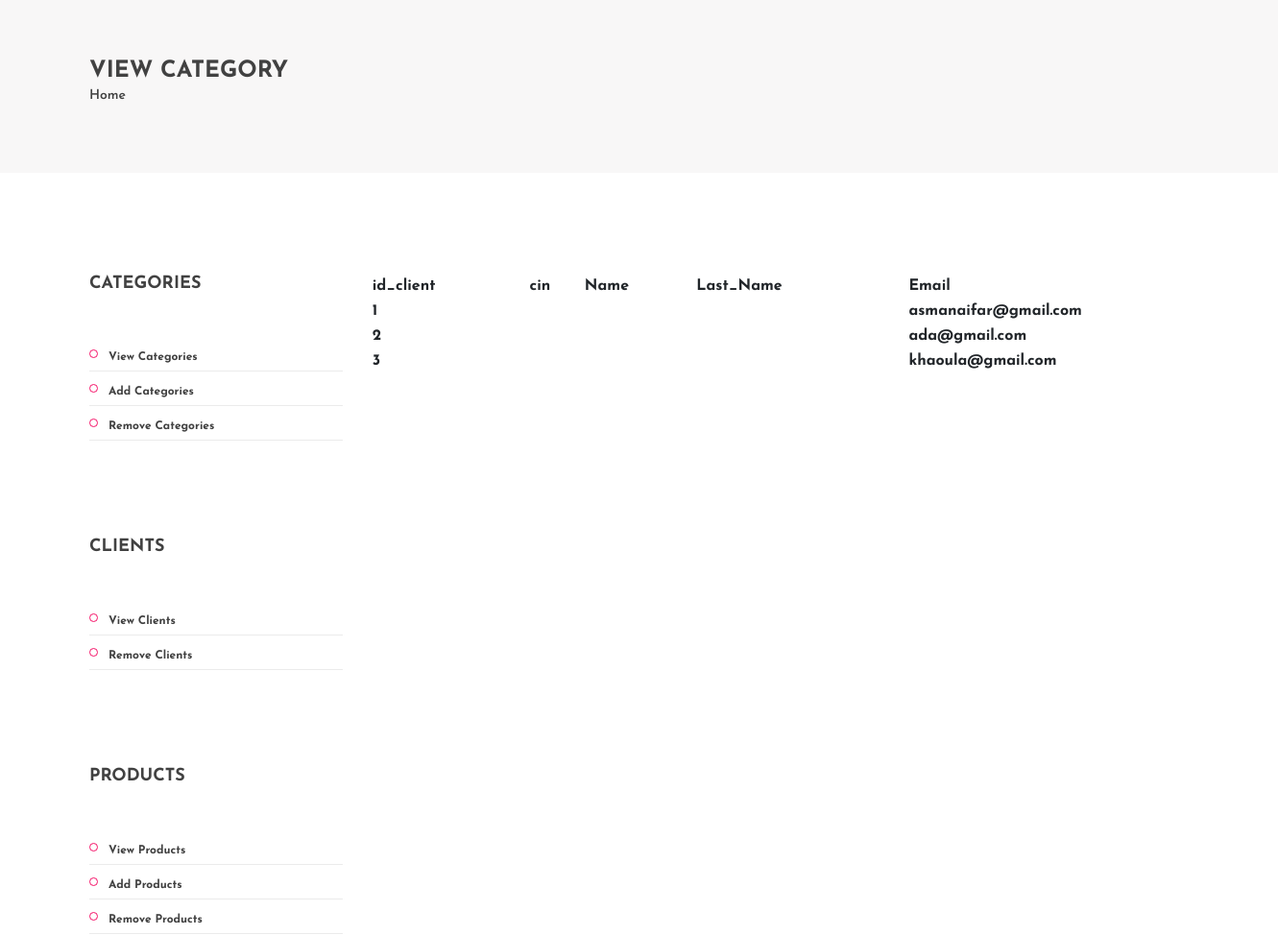
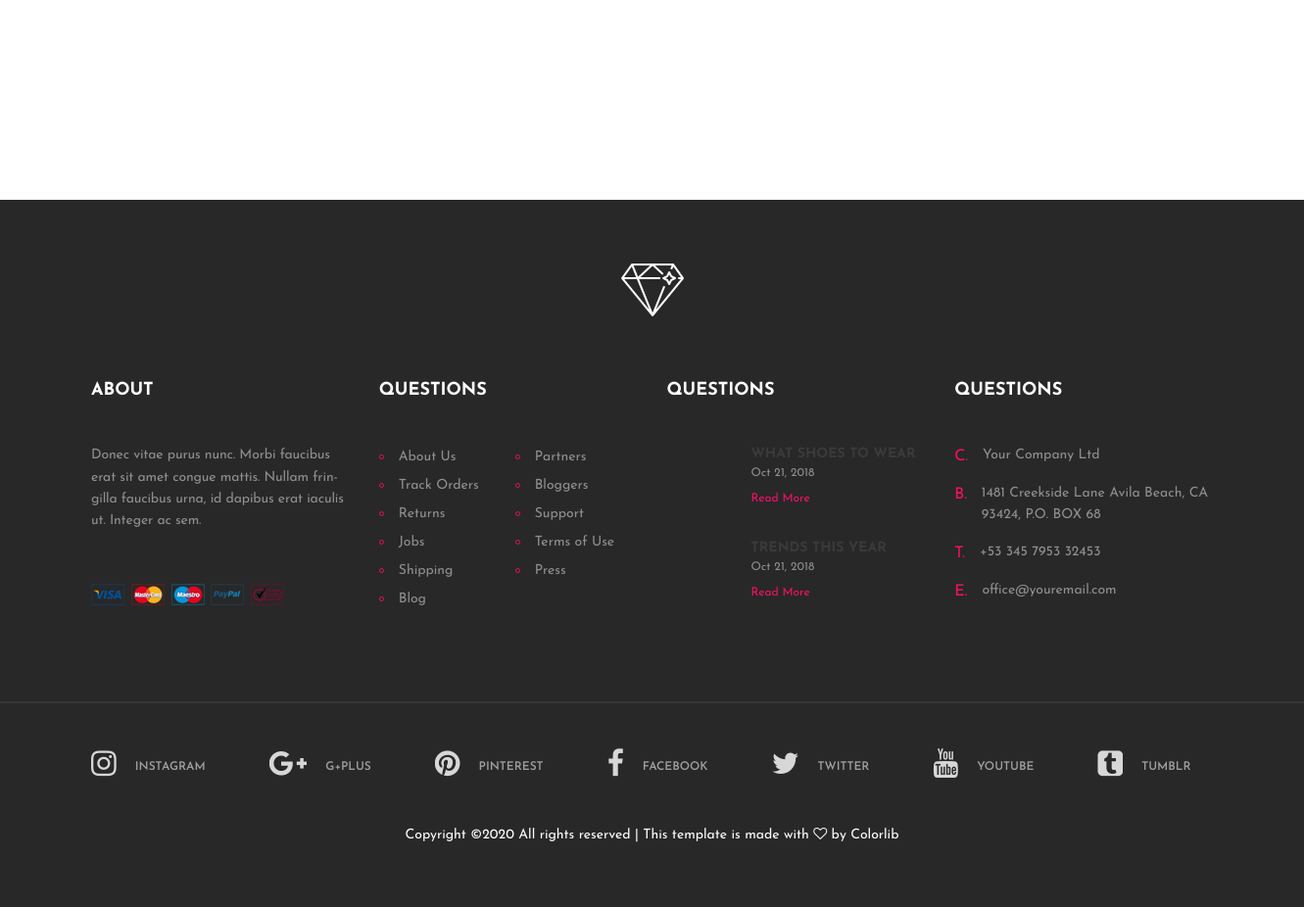
Screenshot of /Diamond/viewclient.php with the database file from the repository (2 pictures, top to bottom).
### tables this page shows
CREATE TABLE IF NOT EXISTS `client` (
  `id_client` int(10) NOT NULL AUTO_INCREMENT,
  `cin` int(8) DEFAULT NULL,
  `nom` varchar(250) DEFAULT NULL,
  `prenom` varchar(250) DEFAULT NULL,
  `sexe` varchar(1) DEFAULT NULL,
  `adresse` varchar(250) DEFAULT NULL,
  `téléphone` int(11) DEFAULT NULL,
  `email` varchar(250) NOT NULL,
  `status` varchar(10) DEFAULT NULL,
  `login` varchar(250) NOT NULL,
  `password` varchar(250) NOT NULL,
  `point_fidalité` int(10) DEFAULT NULL,
  PRIMARY KEY (`id_client`)
);

### Diamond/viewclient.php (the view)
<?php require 'headerAdmin.php';?>
    <div class="page-top-info">
        <div class="container">
            <h4>View Category</h4>
            <div class="site-pagination">
                <a href="index.php">Home</a>
            </div>
        </div>
    </div>
    <section class="category-section spad">
        <div class="container">
            <div class="row">
                <div class="col-lg-3 order-2 order-lg-1">
                    <div class="filter-widget">
                        <h2 class="fw-title">Categories</h2>
                        <ul class="category-menu">
                            <li><a href="viewcat.php"><Strong>View Categories</Strong></i></a></li>
                            <li><a href="addcat.php"><Strong>Add Categories</Strong></a></li>
                            <li><a href="removecat.php"><Strong>Remove Categories</Strong></a></li>
                        </ul>
                    </div>
                    <div class="filter-widget">
                        <h2 class="fw-title">Clients</h2>
                        <ul class="category-menu">
                            <li><a href="viewclient"><Strong>View Clients</Strong></i></a></li>
                            <li><a href="removeclient"><Strong>Remove Clients</Strong></a></li>
                        </ul>
                    </div>
                    <div class="filter-widget">
                        <h2 class="fw-title">Products</h2>
                        <ul class="category-menu">
                            <li><a href="viewproduct"><Strong>View Products</Strong></i></a></li>
                            <li><a href="addproduct"><Strong>Add Products</Strong></a></li>
                            <li><a href="removeproduct"><Strong>Remove Products</Strong></a></li>
                        </ul>
                    </div>
                </div>
                <div class="col-lg-9  order-1 order-lg-2 mb-5 mb-lg-0">
        <?php
$dbloc = 'localhost';
$user = 'root';
$pass = '';
$dbname = 'diamant';
$dbc = mysqli_connect($dbloc, $user, $pass, $dbname)
   or die ('Error connecting to MySQL Server!');
   $resultat = mysqli_query($dbc, 'SELECT id_client,cin,nom,prenom,email FROM client'); ?>
    <table  width="1000" >
                <tr>
                    <th>id_client</th>
                    <th>cin</th>
                    <th>Name</th>
                    <th>Last_Name</th>
                    <th>Email</th>
                </tr>
   <?php
   if ($resultat == FALSE) {
      echo "Echec de l exécution de la requête.<br />";
   }
   else {
      while ($ligne = mysqli_fetch_array($resultat)) {  ?>
        <tr>
                    <th><?php echo$ligne['id_client'];?></th>
                    <th><?php echo $ligne['cin'];?></th>
                    <th><?php echo $ligne['nom'];?></th>
                    <th><?php echo $ligne['prenom'];?></th>
                    <th><?php echo $ligne['email'];?></th>
                </tr>
<?php }
  }?>
</table>
        </div>
    </section>
    <?php require 'footer.php';?>

### Diamond/css/style.css (style rules this page uses)
html, body { height: 100%; font-family: 'Josefin Sans', sans-serif; -webkit-font-smoothing: antialiased; font-smoothing: antialiased; }
h1, h2, h3, h4, h5, h6 { margin: 0; color: #111111; font-weight: 600; }
h2 { font-size: 36px; }
h4 { font-size: 24px; }
ul, ol { padding: 0; margin: 0; }
.spad { padding-top: 105px; padding-bottom: 105px; }
.page-top-info { background: #f8f7f7; padding: 60px 0 70px; }
.page-top-info h4 { color: #414141; font-weight: 700; text-transform: uppercase; }
.site-pagination { font-size: 14px; font-weight: 600; color: #414141; }
.site-pagination a { display: inline-block; font-size: 14px; color: #414141; }
.filter-widget { margin-bottom: 100px; }
.filter-widget .fw-title { font-size: 18px; font-weight: 700; color: #414141; text-transform: uppercase; margin-bottom: 45px; }
.category-menu { list-style: none; }
.category-menu li a { display: block; position: relative; font-size: 12px; color: #414141; border-bottom: 1px solid #ebebeb; padding: 12px 0 5px 20px; }
.category-menu li a:after { position: absolute; content: ""; width: 9px; height: 9px; left: 0; top: 13px; border: 1px solid #f51167; border-radius: 50%; }
@media (min-width: 1200px) { .container { max-width: 1175px; } }

### rows the page displays
client: id_client "1", email "asmanaifar@gmail.com"
client: id_client "2", email "ada@gmail.com"
client: id_client "3", email "khaoula@gmail.com"
